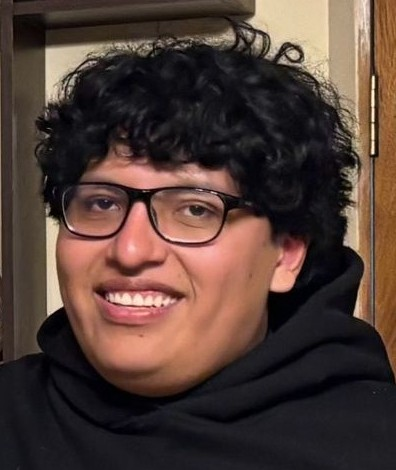
#> input picture Clase1/chanki.jpg, 396 x 470 px, found by its file name
$ jupyter execute 'umbralización.ipynb'
#> lines starting #> are read from the running program, lines starting #| are printed output that depends on the picture; after the words box and inside, x2 and y2 are one past the last pixel; in counts of white or black regions, pixels touching at a corner belong together
Umbralizacion Binaria, y Binaria Inversa.

[cell 1]
import cv2
import matplotlib.pyplot as plt

imagen = cv2.imread('PDI2026/Clase1/chanki.jpg', 0) # lee escala de grises
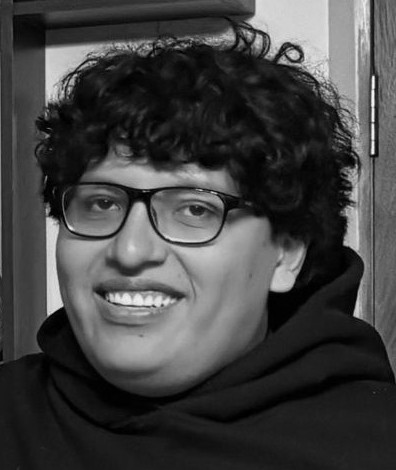
#> imagen: shape (470, 396); min 0, max 249, mean 66.3

# umbralizacion binaria
_, umbral_binario = cv2.threshold(imagen, 127, 255, cv2.THRESH_BINARY)
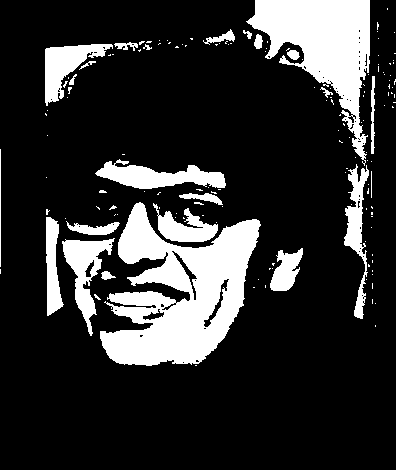
#> umbral_binario: shape (470, 396); 19.1% white; 153 white regions (129 under 20 px), largest, box (x1, y1, x2, y2) and area: (100, 202, 261, 366) 14205, (246, 0, 370, 166) 8618, (95, 159, 226, 189) 2070
_, umbral_binario_inv = cv2.threshold(imagen, 127, 255, cv2.THRESH_BINARY_INV)

plt.figure(figsize=(15, 15))
plt.subplot(1, 3, 1), plt.imshow(imagen, cmap='gray'), plt.axis('off'), plt.title('Original en Escala de Grises')
plt.subplot(1, 3, 2), plt.imshow(umbral_binario, cmap='gray'), plt.axis('off'), plt.title('Umbralización Binaria')
plt.subplot(1, 3, 3), plt.imshow(umbral_binario_inv, cmap='gray'), plt.axis('off'), plt.title('Umbralización Binaria Inversa')
plt.show()
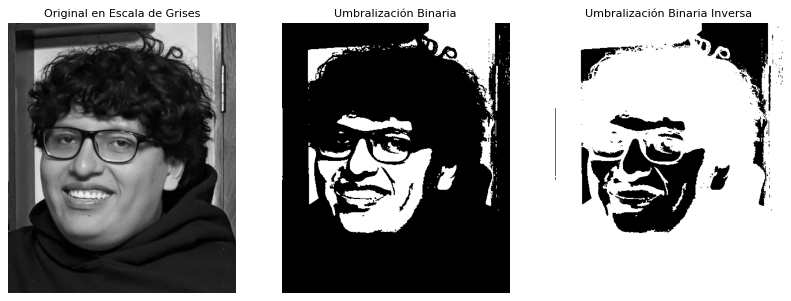
#> figure drawn by matplotlib, 3 panels

UMBRALIZACION GLOBAL UMBRALIZACION ISODATA.

[cell 2]
import cv2
import numpy as np
import matplotlib.pyplot as plt

def isodata(image):
    # Decidimos umbral inicial de 0 a 255
    umbral = 128
    while True:
        # Dividimos la imagen en dos grupos
        grupo1 = image[image <= umbral] # grupo 1 con valores menores o iguales al umbral
        grupo2 = image[image > umbral] # grupo 2 con valores mayores al umbral

        # Calculamos las medias de ambos grupos
        media1 = np.mean(grupo1)
        media2 = np.mean(grupo2)

        # Calculamos el nuevo umbral como la media de las medias
        nuevo_umbral = (media1 + media2) / 2

        # Si el nuevo umbral es igual al umbral inicial, se detiene el proceso
        if abs(nuevo_umbral - umbral) < 0.5: # podemos ajustar este valor para mayor precisión
            break

        umbral = nuevo_umbral
#> this loop made 6 passes
#> (media1, media2, nuevo_umbral, umbral) on passes 1 to 5: (43.27, 166, 104.6, 104.6), (36.14, 152.5, 94.33, 94.33), (33.31, 146.7, 90.01, 90.01), (32.38, 144.7, 88.56, 88.56), (31.95, 143.8, 87.88, 87.88)
#> (media1, media2, nuevo_umbral) on pass 6: (31.76, 143.4, 87.58)
    return umbral

imagen = cv2.imread('PDI2026/Clase1/chanki.jpg', 0)
umbral_isodata = isodata(imagen)
#> umbral_isodata = 87.88
_, imagen_umbralizada = cv2.threshold(imagen, umbral_isodata, 255, cv2.THRESH_BINARY)
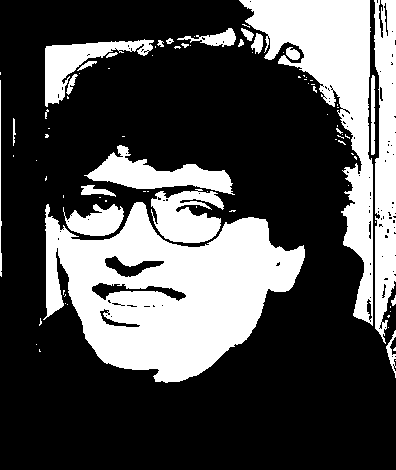
#> imagen_umbralizada: shape (470, 396); 30.9% white; 86 white regions (62 under 20 px), largest, box (x1, y1, x2, y2) and area: (43, 202, 305, 383) 26684, (239, 0, 373, 326) 13126, (374, 0, 396, 344) 5925

plt.figure(figsize=(10, 10))
plt.subplot(1, 2, 1)
plt.imshow(imagen, cmap='gray')
plt.axis('off')
plt.title('Original en Escala de Grises')

plt.subplot(1, 2, 2)
plt.imshow(imagen_umbralizada, cmap='gray')
plt.axis('off')
plt.title(f'Umbralización ISODATA (Umbral: {umbral_isodata:.2f})')
plt.show()

UMBRALIZACION DE 2 PICOS

[cell 3]
import cv2
import numpy as np
import matplotlib.pyplot as plt

def dos_picos(image):
    # Calculamos el histograma
    hist = cv2.calcHist([image], [0], None, [256], [0, 256]) # usamos el histograma
#> hist = 256 values, max 4515 at index 28, min 0 at index 250, mean 727
    # Seleccionamos los dos picos
    pico = np.array(hist) # convertimos el histograma a un array de numpy
#> pico has the same summary as hist
    pico = pico.flatten() # aplanamos el array para facilitar su manejo
    pico_dif = np.diff(pico) # calculamos la diferencia entre los valores del histograma para encontrar los picos
#> pico_dif = 255 values, max 724 at index 1, min -1012 at index 32, mean -1.29
    primer_pico = np.argmax(pico_dif[:128]) # el primer pico es el valor máximo de la diferencia
#> primer_pico = 1
    segundo_pico = np.argmax(pico_dif[128:]) + 128 # el segundo pico es el valor máximo de la diferencia en la segunda mitad
#> segundo_pico = 207
    # Calculo del umbral
    umbral = int((primer_pico + segundo_pico) / 2) # el umbral es la media de los dos picos
#> umbral = 104
    return umbral

imagen = cv2.imread('PDI2026/Clase1/chanki.jpg', 0)
umbral_dos_picos = dos_picos(imagen)
#> umbral_dos_picos = 104
_, imagen_umbralizada = cv2.threshold(imagen, umbral_dos_picos, 255, cv2.THRESH_BINARY)
#> imagen_umbralizada: shape (470, 396); 25.9% white; 144 white regions (107 under 20 px), largest, box (x1, y1, x2, y2) and area: (58, 202, 305, 379) 22920, (245, 0, 373, 322) 12057, (92, 154, 229, 192) 2574

plt.figure(figsize=(10, 10))
plt.subplot(1, 2, 1)
plt.imshow(imagen, cmap='gray')
plt.axis('off')
plt.title('Original en Escala de Grises')

plt.subplot(1, 2, 2)
plt.imshow(imagen_umbralizada, cmap='gray')
plt.axis('off')
plt.title(f'Umbralización Dos Picos (Umbral: {umbral_dos_picos:.2f})')
plt.show()

UMBRALIZACION METODO OTSU

[cell 4]
import cv2
import numpy as np
import matplotlib.pyplot as plt

image = cv2.imread('PDI2026/Clase1/chanki.jpg', 0)
_, otsu = cv2.threshold(image, 0, 255, cv2.THRESH_BINARY + cv2.THRESH_OTSU) # podemos combinar diferentes umbralizaciones con una suma
imagen_fin = np.where(image > otsu, 255, 0).astype(np.uint8) # aplicamos el umbral de Otsu a la imagen original
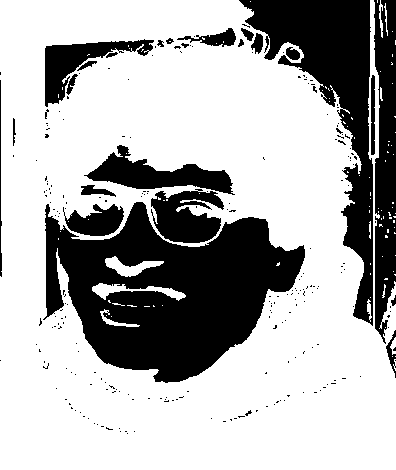
#> imagen_fin: shape (470, 396); 68.9% white; 246 black regions (222 under 20 px), largest, box (x1, y1, x2, y2) and area: (43, 202, 305, 383) 26685, (239, 0, 373, 326) 13126, (374, 0, 396, 344) 5925

plt.figure(figsize=(10, 10))
plt.subplot(1, 2, 1)
plt.imshow(image, cmap='gray')
plt.axis('off')
plt.title('Original en Escala de Grises')

plt.subplot(1, 2, 2)
plt.imshow(imagen_fin, cmap='gray')
plt.axis('off')
plt.title(f'Umbralización Otsu')
plt.show()

UMBRALIZACION VARIABLE PARTICION DE UNA IMAGEN

[cell 5]
import cv2
import numpy as np
import matplotlib.pyplot as plt

def variable_part(image, tamanio_bloque, columnas):
#> called with tamanio_bloque = 25, columnas = 10
    umbral_img = np.zeros_like(image)
    for y in range(0, image.shape[0], tamanio_bloque): # recorremos filas
        for x in range(0, image.shape[1], tamanio_bloque): # recorremos columnas
            bloque = image[y:y+tamanio_bloque, x:x+tamanio_bloque] # vemos el bloque
            bloq_media = np.mean(bloque) # intensidad del bloque
            umbral = bloq_media - columnas # restamos un valor a la media para obtener el umbral
            umbral_img[y:y+tamanio_bloque, x:x+tamanio_bloque] = (bloque > umbral) + 255
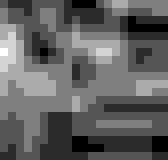
#> bloque: shape (20, 21) (shown 8 times larger); min 30, max 36, mean 32.3; drawn with min black and max white
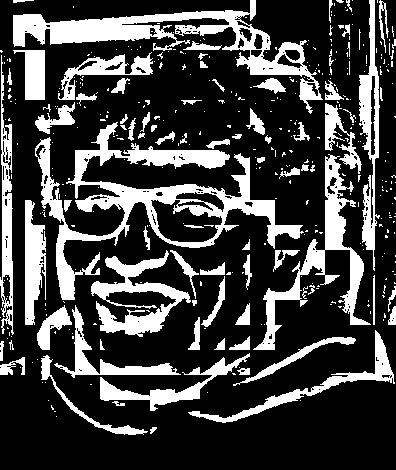
#> umbral_img: shape (470, 396); 25.4% white; 408 white regions (327 under 20 px), largest, box (x1, y1, x2, y2) and area: (35, 122, 304, 300) 9821, (13, 0, 323, 114) 6910, (253, 154, 371, 350) 4028

    return umbral_img

image = cv2.imread('PDI2026/Clase1/chanki.jpg', 0)
tamanio_bloque = 25 # podemos ajustar el tamaño del bloque para obtener diferentes resultados
columnas = 10 # podemos ajustar el valor que restamos a la media para obtener diferentes resultados
imagen_fin = variable_part(image, tamanio_bloque, columnas)

plt.figure(figsize=(10, 10))
plt.subplot(1, 2, 1)
plt.imshow(image, cmap='gray')
plt.axis('off')
plt.title('Original en Escala de Grises')

plt.subplot(1, 2, 2)
plt.imshow(imagen_fin, cmap='gray')
plt.axis('off')
plt.title(f'Umbralización Variable por Partes (Tamaño Bloque: {tamanio_bloque}, Columnas: {columnas})')
plt.show()

PROPIEDADES LOCALES

[cell 6]
import cv2
import numpy as np
import matplotlib.pyplot as plt

image = cv2.imread('PDI2026/Clase1/chanki.jpg', 0)
def local(image, tamanio_ventana, k):
#> called with tamanio_ventana = 15, k = 0.7
    umbral_img = np.zeros_like(image)
    # Definir un rastreo de imagen con padding
    pad = tamanio_ventana // 2
    padded_image = cv2.copyMakeBorder(image, pad, pad, pad, pad, cv2.BORDER_REPLICATE)
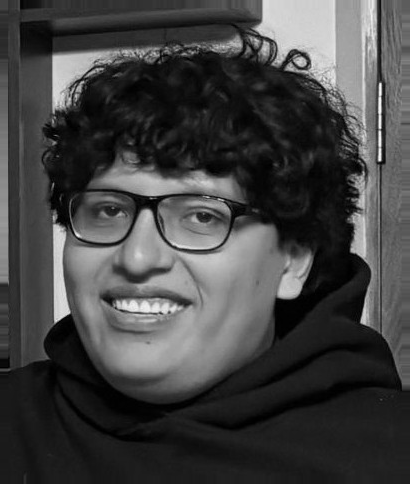
#> padded_image: shape (484, 410); min 0, max 249, mean 66.7
    # Recorremos los pixeles
    for y in range(image.shape[0]):
        for x in range(image.shape[1]):
            ventana = padded_image[y:y+tamanio_ventana, x:x+tamanio_ventana]
            # calculo de media
            mean_local = np.mean(ventana)
            std_mean = np.std(ventana)
            # calculo de umbral
            umbral = mean_local - (k * std_mean)
            umbral_img[y, x] = 255 if image[y, x] > umbral else 0
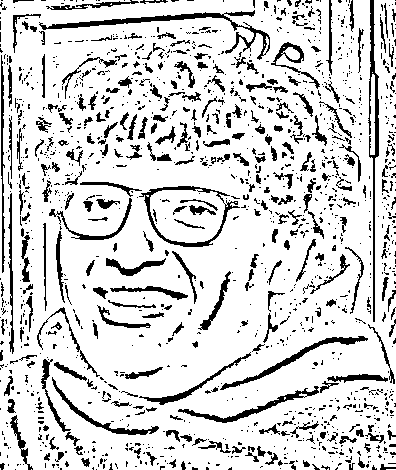
#> umbral_img: shape (470, 396); 83.5% white; 1430 black regions (1125 under 20 px), largest, box (x1, y1, x2, y2) and area: (39, 10, 270, 60) 1404, (368, 0, 379, 322) 1076, (139, 186, 240, 247) 828
    return umbral_img

tamanio_ventana = 15 # podemos ajustar el tamaño de la ventana para obtener diferentes resultados
k = 0.7 # podemos ajustar el valor de k para obtener diferentes resultados
imagen_fin = local(image, tamanio_ventana, k)

plt.figure(figsize=(10, 10))
plt.subplot(1, 2, 1)
plt.imshow(image, cmap='gray')
plt.axis('off')
plt.title('Original en Escala de Grises')

plt.subplot(1, 2, 2)
plt.imshow(imagen_fin, cmap='gray')
plt.axis('off')
plt.title(f'Umbralización Local (Tamaño Ventana: {tamanio_ventana}, k: {k})')
plt.show()

VARIABLE CON OPEN CV

[cell 7]
import cv2
import numpy as np
import matplotlib.pyplot as plt

image = cv2.imread('PDI2026/Clase1/chanki.jpg', 0)
tamanio_ventana = 15
k = 2
imagen_fin = cv2.adaptiveThreshold(image, 255, cv2.ADAPTIVE_THRESH_MEAN_C, cv2.THRESH_BINARY, tamanio_ventana, k)
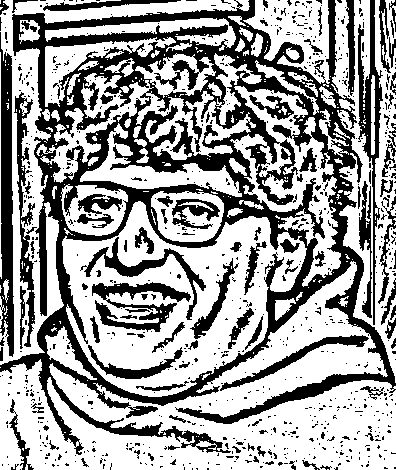
#> imagen_fin: shape (470, 396); 62.3% white; 806 black regions (704 under 20 px), largest, box (x1, y1, x2, y2) and area: (0, 0, 396, 455) 43947, (0, 32, 14, 357) 3180, (358, 0, 383, 325) 2222

plt.figure(figsize=(10, 10))
plt.subplot(1, 2, 1)
plt.imshow(image, cmap='gray')
plt.axis('off')
plt.title('Original en Escala de Grises')

plt.subplot(1, 2, 2)
plt.imshow(imagen_fin, cmap='gray')
plt.axis('off')
plt.title(f'Umbralización Local (Tamaño Ventana: {tamanio_ventana}, k: {k})')
plt.show()

ELABORACION DE CODIGO PROPIO DE COMO SE USA EL OTSU

[cell 8]
import cv2
import numpy as np
import matplotlib.pyplot as plt

def otsu_propio(imagen):
    histograma = cv2.calcHist([imagen], [0], None, [256], [0, 256]).flatten()
#> histograma has the same summary as hist in dos_picos
    total_pixeles = imagen.shape[0] * imagen.shape[1]
#> total_pixeles = 186120
    suma_total_intensidades = np.sum(np.arange(256) * histograma)
#> suma_total_intensidades = 12338559

    suma_fondo = 0.0
    peso_fondo = 0.0
    maxima_varianza_entre_clases = -1.0
    mejor_umbral = 0

    for umbral in range(256):
        peso_fondo += histograma[umbral]
        if peso_fondo == 0:
            continue

        peso_objeto = total_pixeles - peso_fondo
        if peso_objeto == 0:
            break

        suma_fondo += umbral * histograma[umbral]

        media_fondo = suma_fondo / peso_fondo
        media_objeto = (suma_total_intensidades - suma_fondo) / peso_objeto

        varianza_entre_clases = peso_fondo * peso_objeto * (media_fondo - media_objeto) ** 2

        if varianza_entre_clases > maxima_varianza_entre_clases:
            maxima_varianza_entre_clases = varianza_entre_clases
            mejor_umbral = umbral
#> this loop made 250 passes
#> (peso_fondo, peso_objeto, suma_fondo, media_fondo, media_objeto, maxima_varianza_entre_clases) on passes 1 to 12: (330, 185790, 0, 0, 66.41, 2.7e+11), (1263, 184857, 933, 0.739, 66.74, 1.02e+12), (2920, 183200, 4247, 1.45, 67.33, 2.32e+12), (4405, 181715, 8702, 1.98, 67.85, 3.47e+12), (5575, 180545, 13382, 2.4, 68.27, 4.37e+12), (6713, 179407, 19072, 2.84, 68.67, 5.22e+12), (8041, 178079, 27040, 3.36, 69.14, 6.19e+12), (9595, 176525, 37918, 3.95, 69.68, 7.32e+12), (11363, 174757, 52062, 4.58, 70.31, 8.58e+12), (13320, 172800, 69675, 5.23, 71, 9.96e+12), (15542, 170578, 91895, 5.91, 71.8, 1.15e+13), (17950, 168170, 118383, 6.6, 72.67, 1.32e+13)
#> after the loop, maxima_varianza_entre_clases = 9.22e+13; mejor_umbral = 87; peso_fondo = 186120; suma_fondo = 12338061

    imagen_umbralizada = np.where(imagen > mejor_umbral, 255, 0).astype(np.uint8)

    return mejor_umbral, imagen_umbralizada


imagen = cv2.imread('PDI2026/Clase1/chanki.jpg', 0)

umbral_otsu_propio, imagen_otsu_propia = otsu_propio(imagen)
#> umbral_otsu_propio = 87
umbral_otsu_cv2, imagen_otsu_cv2 = cv2.threshold(imagen, 0, 255, cv2.THRESH_BINARY + cv2.THRESH_OTSU)
#> umbral_otsu_cv2 = 87

plt.figure(figsize=(15, 10))

plt.subplot(1, 3, 1)
plt.imshow(imagen, cmap='gray')
plt.axis('off')
plt.title('Original en Escala de Grises')

plt.subplot(1, 3, 2)
plt.imshow(imagen_otsu_propia, cmap='gray')
plt.axis('off')
plt.title(f'Otsu Propio (Umbral: {umbral_otsu_propio})')

plt.subplot(1, 3, 3)
plt.imshow(imagen_otsu_cv2, cmap='gray')
plt.axis('off')
plt.title(f'Otsu OpenCV (Umbral: {int(umbral_otsu_cv2)})')

plt.show()
